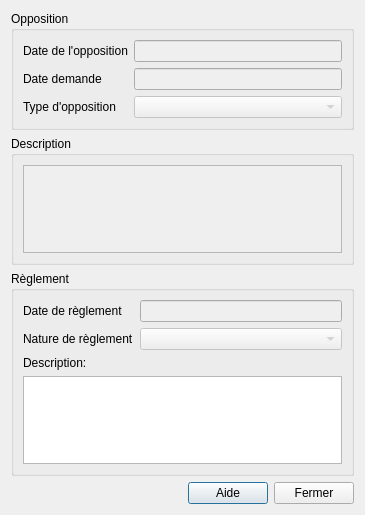
<?xml version="1.0" encoding="UTF-8"?>
<ui version="4.0">
 <class>Dialog</class>
 <widget class="QDialog" name="Dialog">
  <property name="geometry">
   <rect>
    <x>0</x>
    <y>0</y>
    <width>365</width>
    <height>515</height>
   </rect>
  </property>
  <property name="windowTitle">
   <string>Opposition à la demande de certificat</string>
  </property>
  <layout class="QVBoxLayout" name="verticalLayout_3">
   <item>
    <widget class="QGroupBox" name="groupBox">
     <property name="title">
      <string>Opposition</string>
     </property>
     <layout class="QFormLayout" name="formLayout">
      <item row="0" column="0">
       <widget class="QLabel" name="dateDeLOppositionLabel">
        <property name="text">
         <string>Date de l'opposition</string>
        </property>
       </widget>
      </item>
      <item row="0" column="1">
       <widget class="QLineEdit" name="dateDeLOppositionLineEdit">
        <property name="enabled">
         <bool>false</bool>
        </property>
       </widget>
      </item>
      <item row="1" column="0">
       <widget class="QLabel" name="dateDemandeLabel">
        <property name="text">
         <string>Date demande</string>
        </property>
       </widget>
      </item>
      <item row="1" column="1">
       <widget class="QLineEdit" name="dateDemandeLineEdit">
        <property name="enabled">
         <bool>false</bool>
        </property>
       </widget>
      </item>
      <item row="2" column="0">
       <widget class="QLabel" name="typeDOppositionLabel">
        <property name="text">
         <string>Type d'opposition</string>
        </property>
       </widget>
      </item>
      <item row="2" column="1">
       <widget class="QComboBox" name="typeDOppositionComboBox">
        <property name="enabled">
         <bool>false</bool>
        </property>
       </widget>
      </item>
     </layout>
    </widget>
   </item>
   <item>
    <widget class="QGroupBox" name="groupBox_3">
     <property name="title">
      <string>Description</string>
     </property>
     <layout class="QVBoxLayout" name="verticalLayout">
      <item>
       <widget class="QTextEdit" name="textEditDescOpposition">
        <property name="enabled">
         <bool>false</bool>
        </property>
       </widget>
      </item>
     </layout>
    </widget>
   </item>
   <item>
    <widget class="QGroupBox" name="groupBox_2">
     <property name="title">
      <string>Règlement</string>
     </property>
     <layout class="QVBoxLayout" name="verticalLayout_2">
      <item>
       <layout class="QFormLayout" name="formLayout_2">
        <item row="0" column="0">
         <widget class="QLabel" name="dateDeRGlementLabel">
          <property name="text">
           <string>Date de règlement</string>
          </property>
         </widget>
        </item>
        <item row="0" column="1">
         <widget class="QLineEdit" name="dateDeRGlementLineEdit">
          <property name="enabled">
           <bool>false</bool>
          </property>
         </widget>
        </item>
        <item row="1" column="0">
         <widget class="QLabel" name="natureDeRGlementLabel">
          <property name="text">
           <string>Nature de règlement</string>
          </property>
         </widget>
        </item>
        <item row="1" column="1">
         <widget class="QComboBox" name="natureDeRGlementComboBox">
          <property name="enabled">
           <bool>false</bool>
          </property>
         </widget>
        </item>
       </layout>
      </item>
      <item>
       <widget class="QLabel" name="label_2">
        <property name="text">
         <string>Description:</string>
        </property>
       </widget>
      </item>
      <item>
       <widget class="QTextEdit" name="textEditDescReglmt"/>
      </item>
     </layout>
    </widget>
   </item>
   <item>
    <layout class="QHBoxLayout" name="horizontalLayout">
     <item>
      <spacer name="horizontalSpacer">
       <property name="orientation">
        <enum>Qt::Horizontal</enum>
       </property>
       <property name="sizeHint" stdset="0">
        <size>
         <width>40</width>
         <height>20</height>
        </size>
       </property>
      </spacer>
     </item>
     <item>
      <widget class="QPushButton" name="pushButton_2">
       <property name="text">
        <string>Aide</string>
       </property>
      </widget>
     </item>
     <item>
      <widget class="QPushButton" name="pushButtonFermer">
       <property name="text">
        <string>Fermer</string>
       </property>
      </widget>
     </item>
    </layout>
   </item>
  </layout>
 </widget>
 <resources/>
 <connections/>
</ui>
